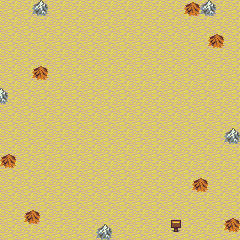

Below is a game level as drawn by its tile map, then a one-line description and the .tmx that defines it (tile-layer data replaced by summaries):
An orthogonal 30x30 tile map with 8x8 px tiles, 2 tile layers (Tile Layer 1, Tile Layer 2).

<map version="1.0" orientation="orthogonal" renderorder="right-down" width="30" height="30" tilewidth="8" tileheight="8" nextobjectid="1">
 <tileset firstgid="1" name="basictiles" tilewidth="8" tileheight="8" tilecount="480">
  <image source="../tiles/basictiles.png" width="128" height="240" />
 </tileset>
 <layer name="Tile Layer 1" width="30" height="30">
  <data>[900 cells, 900 non-empty, 4 distinct tile ids]</data>
 </layer>
 <layer name="Tile Layer 2" width="30" height="30">
  <data>[900 cells, 50 non-empty, 12 distinct tile ids]</data>
 </layer>
</map>